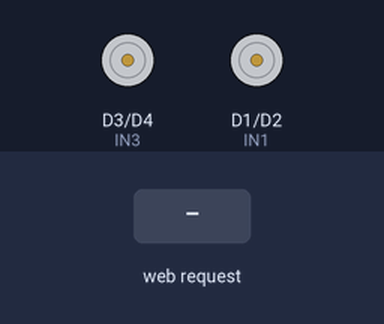
This sketch was run on a simulated ESP8266 (NodeMCU). Parts: motor-driver pin pairs drawn as motors (green arrow = first pin HIGH = forward, orange = second pin HIGH = backward, longer = more drive). The inputs (shaded band) are chosen by the test bench. WiFi joins after 1.5 s; servers stay silent unless stated.

Above: at 2.7 s.
2.8 s: HTTP request GET /control?cmd=FWD received
At 3.8 s:
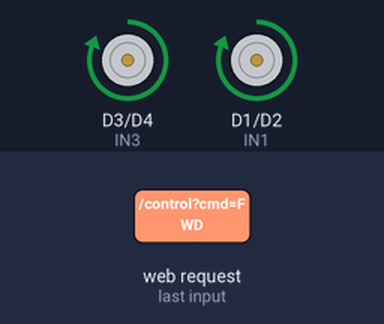
4.3 s: HTTP request GET /control?cmd=BACK received
At 4.9 s:
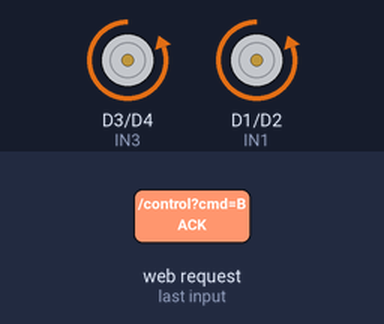
5.8 s: HTTP request GET /control?cmd=LEFT received
At 6.1 s:
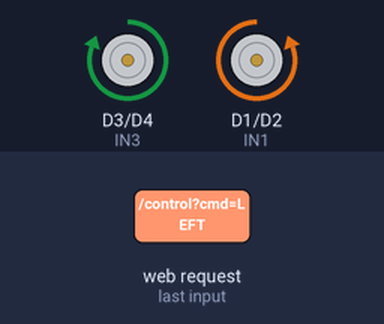
7.3 s: HTTP request GET /control?cmd=RIGHT received
At 8.4 s:
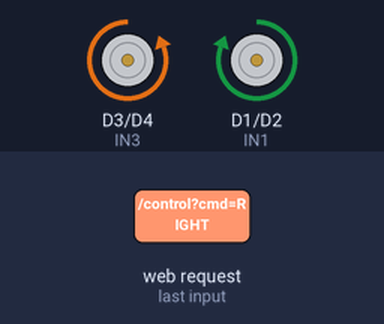
8.8 s: HTTP request GET /control received
At 9.6 s:
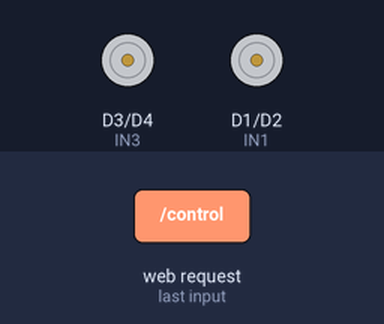
Timing chart, 0 to 11.3 s (numbered marks = the images above; inputs shaded):
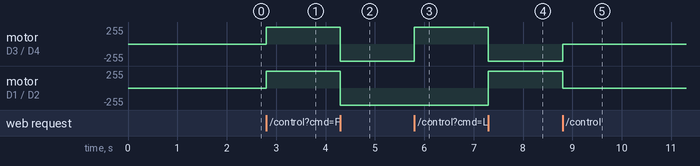

Measured:
- after the input at 2.8 s, motor on D3 (IN3) / D4 (IN4), motor on D1 (IN1) / D2 (IN2): stopped → forward 255/255 at once
- after the input at 4.3 s, motor on D3 (IN3) / D4 (IN4), motor on D1 (IN1) / D2 (IN2): forward 255/255 → backward 255/255 at once
- after the input at 5.8 s, motor on D3 (IN3) / D4 (IN4): backward 255/255 → forward 255/255 at once
- after the input at 7.3 s, motor on D3 (IN3) / D4 (IN4): forward 255/255 → backward 255/255 at once; motor on D1 (IN1) / D2 (IN2): backward 255/255 → forward 255/255 at once
- after the input at 8.8 s, motor on D3 (IN3) / D4 (IN4): backward 255/255 → stopped at once; motor on D1 (IN1) / D2 (IN2): forward 255/255 → stopped at once

The sketch:

2wd_esp8266.ino
```cpp
#include <ESP8266WiFi.h>
#include <ESP8266WebServer.h>

const char* ssid = "YOUR_WIFI";
const char* password = "YOUR_PASS";

ESP8266WebServer server(80);

// Motor Pins
#define IN1 D1  // Left Motor
#define IN2 D2
#define IN3 D3  // Right Motor
#define IN4 D4

// ===== MOVEMENT FUNCTIONS =====

void forward(){
  digitalWrite(IN1, HIGH);
  digitalWrite(IN2, LOW);

  digitalWrite(IN3, HIGH);
  digitalWrite(IN4, LOW);
}

void backward(){
  digitalWrite(IN1, LOW);
  digitalWrite(IN2, HIGH);

  digitalWrite(IN3, LOW);
  digitalWrite(IN4, HIGH);
}

void left(){
  digitalWrite(IN1, LOW);
  digitalWrite(IN2, HIGH);

  digitalWrite(IN3, HIGH);
  digitalWrite(IN4, LOW);
}

void right(){
  digitalWrite(IN1, HIGH);
  digitalWrite(IN2, LOW);

  digitalWrite(IN3, LOW);
  digitalWrite(IN4, HIGH);
}

void stopBot(){
  digitalWrite(IN1, LOW);
  digitalWrite(IN2, LOW);

  digitalWrite(IN3, LOW);
  digitalWrite(IN4, LOW);
}

// ===== SERVER HANDLER =====

void handleControl(){
  String cmd = server.arg("cmd");

  if(cmd == "FWD") forward();
  else if(cmd == "BACK") backward();
  else if(cmd == "LEFT") left();
  else if(cmd == "RIGHT") right();
  else stopBot();

  server.send(200, "text/plain", "OK");
}

// ===== SETUP =====

void setup(){
  pinMode(IN1, OUTPUT);
  pinMode(IN2, OUTPUT);
  pinMode(IN3, OUTPUT);
  pinMode(IN4, OUTPUT);

  stopBot();

  WiFi.begin(ssid, password);

  while(WiFi.status() != WL_CONNECTED){
    delay(500);
  }

  server.on("/control", handleControl);
  server.begin();
}

// ===== LOOP =====

void loop(){
  server.handleClient();
}
```
